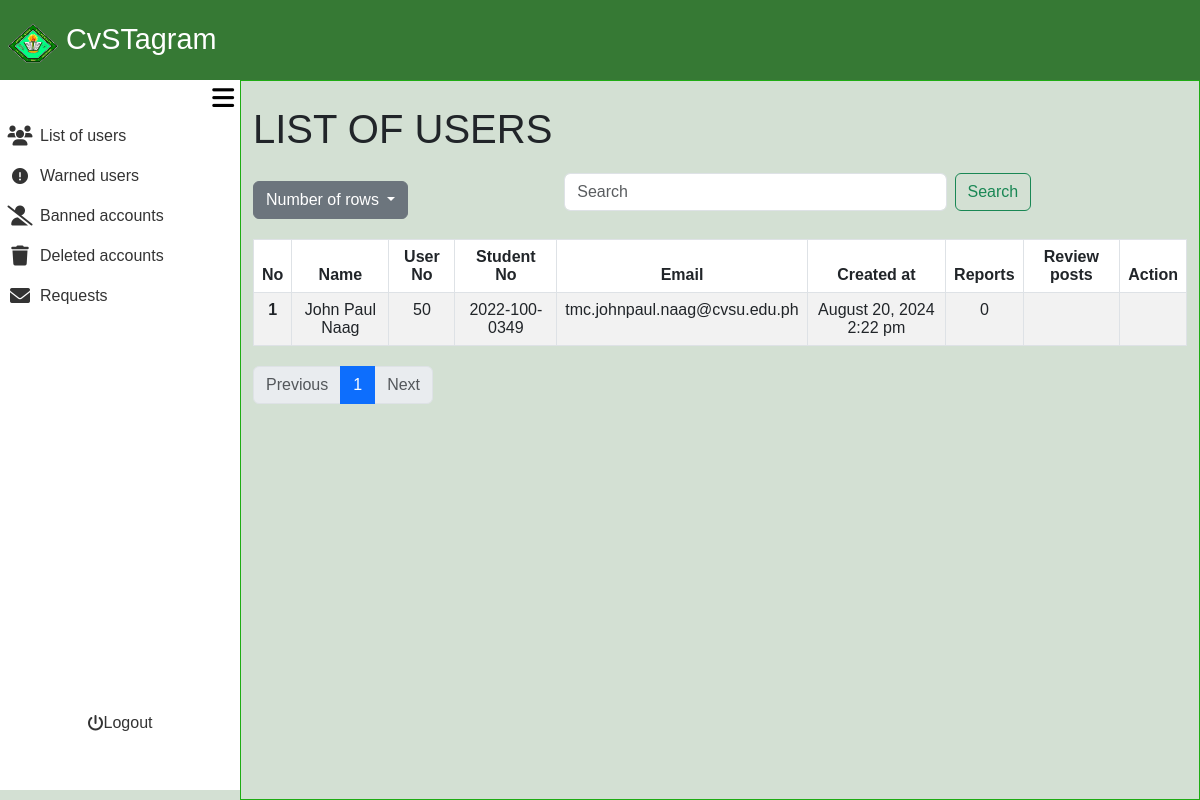
/admin_area/list_of_users.php (signed in), run on an earlier commit of the app's database.
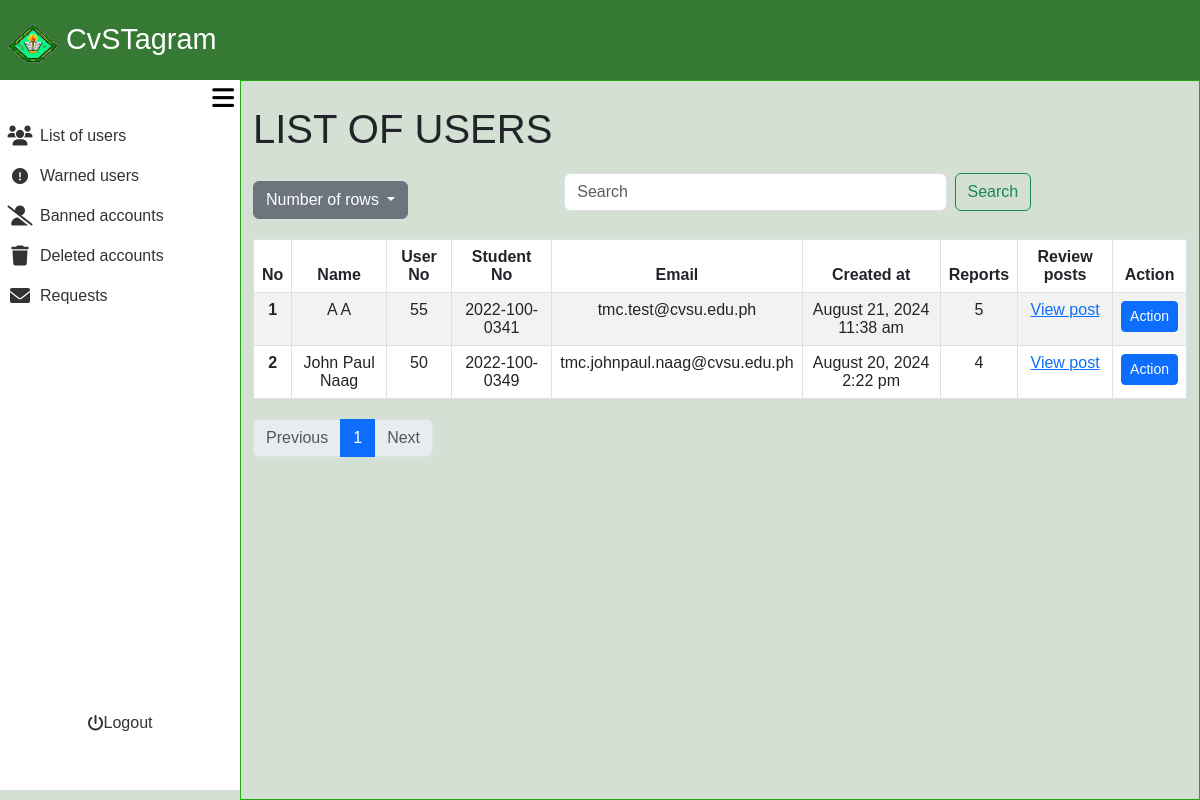
And on a later commit of the database.
### tables this page shows
CREATE TABLE `user_registration` (
  `user_no` int(11) NOT NULL,
  `user_ip` varchar(255) NOT NULL,
  `user_ID` varchar(255) NOT NULL,
  `email` varchar(255) NOT NULL,
  `student_no` varchar(13) NOT NULL,
  `fname` varchar(255) NOT NULL,
  `lname` varchar(255) NOT NULL,
  `bday` date NOT NULL,
  `gender` varchar(20) NOT NULL,
  `coverphoto` varchar(250) NOT NULL,
  `profilepicture` varchar(250) NOT NULL,
  `created_at` timestamp NOT NULL DEFAULT current_timestamp(),
  `updated_at` timestamp NOT NULL DEFAULT current_timestamp() ON UPDATE current_timestamp(),
  `user_password` varchar(255) NOT NULL,
  `is_setup_complete` tinyint(1) DEFAULT 0
);

### admin_area/list_of_users.php (the view, shortened to what the changed rows need)
<?php
require_once '../include/connect.php';
require_once '../include/bootsrap.php';
?>
<!DOCTYPE html>
<html lang="en">
<head>
    <link rel="stylesheet" href="admin_dashbaord.css?v=<?php echo time(); ?>">
</head>
<body>
<div class="container-fluid screen">
    <div class="container-fluid contbody">
        <div class="container-fluid content">
<?php
$search = isset($_GET['search']) ? trim($_GET['search']) : '';
$sort_column = isset($_GET['sort']) ? $_GET['sort'] : 'lname';
$sort_direction = isset($_GET['direction']) && $_GET['direction'] == 'desc' ? 'desc' : 'asc';
$rows_per_page = isset($_GET['rows']) ? intval($_GET['rows']) : 10;
$page = isset($_GET['page']) ? intval($_GET['page']) : 1;
$offset = ($page - 1) * $rows_per_page;
$searchFilter = !empty($search) ? " AND (ur.fname LIKE '%$search%' OR ur.lname LIKE '%$search%' OR ur.email LIKE '%$search%' OR ur.student_no LIKE '%$search%' OR ur.user_no LIKE '%$search%')" : "";
$usersQuery = "SELECT ur.fname, ur.lname, ur.user_no, ur.student_no, ur.created_at, ur.email, uw.warning_level, ub.ban_level, IFNULL(COUNT(pr.report_id), 0) AS report_count
               FROM user_registration ur
               LEFT JOIN post_reports pr ON ur.user_no = pr.user_no
               LEFT JOIN user_warnings uw ON ur.user_no = uw.user_no
               LEFT JOIN user_bans ub ON ur.user_no = ub.user_no
               WHERE 1=1 $searchFilter
               GROUP BY ur.user_no
               ORDER BY $sort_column $sort_direction
               LIMIT $rows_per_page OFFSET $offset";
$usersResult = $con->query($usersQuery);
$totalQuery = "SELECT COUNT(*) AS total FROM user_registration";
$totalResult = $con->query($totalQuery);
$totalRecords = $totalResult->fetch_assoc()['total'];
$totalPages = ceil($totalRecords / $rows_per_page);
?>
    <div class="container mt-4 ">
        <h1>LIST OF USERS</h1>
        <table class="table table-bordered table-striped">
            <thead>
                <tr>
                    <th scope="col">No</th>
                    <th scope="col" class="sortable <?php echo ($sort_column == 'fname') ? ($sort_direction == 'asc' ? 'asc' : 'desc') : ''; ?>" onclick="sortTable('fname')">Name</th>
                    <th scope="col" class="sortable <?php echo ($sort_column == 'user_no') ? ($sort_direction == 'asc' ? 'asc' : 'desc') : ''; ?>" onclick="sortTable('user_no')">User No</th>
                    <th scope="col" class="sortable <?php echo ($sort_column == 'student_no') ? ($sort_direction == 'asc' ? 'asc' : 'desc') : ''; ?>" onclick="sortTable('student_no')">Student No<i class="fa-solid fa-sort-up"></i><i class="fa-solid fa-sort-down"></i></th>
                    <th scope="col" class="sortable <?php echo ($sort_column == 'email') ? ($sort_direction == 'asc' ? 'asc' : 'desc') : ''; ?>" onclick="sortTable('email')">Email</th>
                    <th scope="col" class="sortable <?php echo ($sort_column == 'created_at') ? ($sort_direction == 'asc' ? 'asc' : 'desc') : ''; ?>" onclick="sortTable('created_at')">Created at<i class="fa-solid fa-sort-up"></i><i class="fa-solid fa-sort-down"></i></th>
                    <th scope="col" class="sortable <?php echo ($sort_column == 'report_count') ? ($sort_direction == 'asc' ? 'asc' : 'desc') : ''; ?>" onclick="sortTable('report_count')">Reports<i class="fa-solid fa-sort-up"></i><i class="fa-solid fa-sort-down"></i></th>
                    <th scope="col">Review posts</th>
                    <th scope="col">Action</th>
                </tr>
            </thead>
            <tbody>
                <?php
                $line_number = $offset + 1;
                while ($user = $usersResult->fetch_assoc()): ?>
                <?php
                $timestamp = htmlspecialchars($user['created_at']);
                $created_at = new DateTime($timestamp);
                $formattedDate = $created_at->format('F j, Y');
                $formattedTime = $created_at->format('g:i a');
                ?>
                    <tr>
                        <th scope="row"><?php echo htmlspecialchars($line_number++); ?></th>
                        <td><?php echo htmlspecialchars($user['fname'] . ' ' . $user['lname']); ?></td>
                        <td><?php echo htmlspecialchars($user['user_no']); ?></td>
                        <td><?php echo htmlspecialchars($user['student_no']); ?></td>
                        <td><?php echo htmlspecialchars($user['email']); ?></td>
                        <td><?php echo htmlspecialchars($formattedDate . ' ' . $formattedTime); ?></td>
                        <td><?php echo htmlspecialchars($user['report_count']); ?></td>
                        <td>
                        <?php if ($user['report_count'] > 0): ?>
                            <a class="Review_posts text-primary" href="../admin_area/review_post.php?user_no=<?php echo htmlspecialchars($user['user_no']); ?>">View post</a>
                            <?php else: ?>
                            <?php endif; ?>
                        </td>
                        <td>
                            <?php if ($user['report_count'] > 0): ?>
                                <a href="admin_action.php?user_no=<?php echo htmlspecialchars($user['user_no']); ?>" class="btn btn-primary btn-sm">Action</a>
                            <?php else: ?>
                            <?php endif; ?>
                        </td>
                    </tr>
                <?php endwhile; ?>
            </tbody>
        </table>
        <nav aria-label="Page navigation">
            <ul class="pagination">
                <?php for ($i = 1; $i <= $totalPages; $i++): ?>
                    <li class="page-item <?php if ($i == $page) echo 'active'; ?>">
                        <a class="page-link" href="?rows=<?php echo $rows_per_page; ?>&page=<?php echo $i; ?>&sort=<?php echo $sort_column; ?>&direction=<?php echo $sort_direction; ?>"><?php echo $i; ?></a>
                    </li>
                <?php endfor; ?>
            </ul>
        </nav>
    </div>
        </div>
    </div>
</div>
</body>
</html>

What changed in the data, as far as the page shows it:
added user_registration: fname+lname "A A", user_no "55", student_no "2022-100-0341", email "tmc.test@cvsu.edu.ph", created_at "August 21, 2024 11:38 am", report_count "5"
shown differently, row unchanged: user_registration "John Paul Naag": report_count "0" → "4"; now shows "View post Action"
